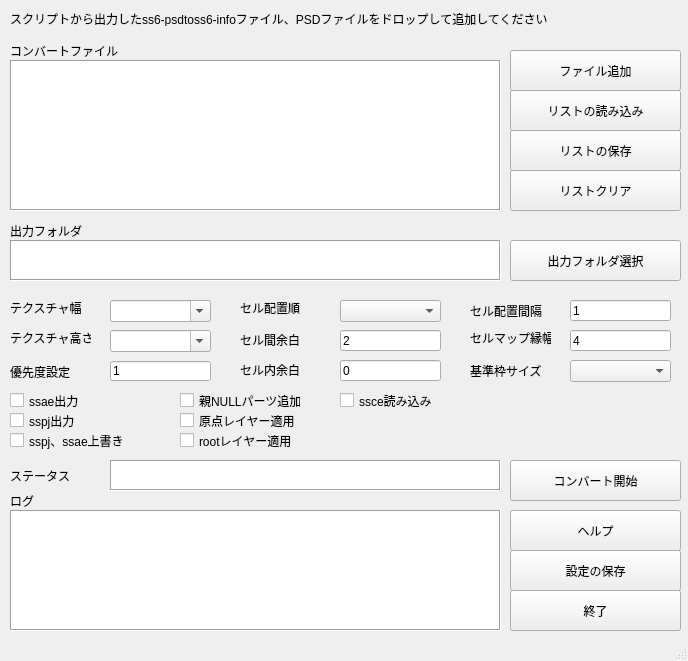
<?xml version="1.0" encoding="UTF-8"?>
<ui version="4.0">
 <class>MainWindow</class>
 <widget class="QMainWindow" name="MainWindow">
  <property name="geometry">
   <rect>
    <x>0</x>
    <y>0</y>
    <width>688</width>
    <height>661</height>
   </rect>
  </property>
  <property name="sizePolicy">
   <sizepolicy hsizetype="Fixed" vsizetype="Fixed">
    <horstretch>0</horstretch>
    <verstretch>0</verstretch>
   </sizepolicy>
  </property>
  <property name="windowTitle">
   <string>MainWindow</string>
  </property>
  <widget class="QWidget" name="centralWidget">
   <widget class="QTextBrowser" name="textBrowser_err">
    <property name="geometry">
     <rect>
      <x>10</x>
      <y>510</y>
      <width>491</width>
      <height>121</height>
     </rect>
    </property>
    <property name="font">
     <font>
      <family>ＭＳ ゴシック</family>
     </font>
    </property>
    <property name="frameShape">
     <enum>QFrame::Box</enum>
    </property>
   </widget>
   <widget class="QPushButton" name="pushButton_convert">
    <property name="geometry">
     <rect>
      <x>510</x>
      <y>460</y>
      <width>171</width>
      <height>41</height>
     </rect>
    </property>
    <property name="text">
     <string>コンバート開始</string>
    </property>
   </widget>
   <widget class="QPushButton" name="pushButton_exit">
    <property name="geometry">
     <rect>
      <x>510</x>
      <y>590</y>
      <width>171</width>
      <height>41</height>
     </rect>
    </property>
    <property name="text">
     <string>終了</string>
    </property>
   </widget>
   <widget class="QListWidget" name="listWidget">
    <property name="geometry">
     <rect>
      <x>10</x>
      <y>60</y>
      <width>491</width>
      <height>151</height>
     </rect>
    </property>
    <property name="font">
     <font>
      <weight>50</weight>
      <bold>false</bold>
     </font>
    </property>
    <property name="autoFillBackground">
     <bool>false</bool>
    </property>
    <property name="frameShape">
     <enum>QFrame::Box</enum>
    </property>
   </widget>
   <widget class="QComboBox" name="comboBox">
    <property name="geometry">
     <rect>
      <x>340</x>
      <y>300</y>
      <width>101</width>
      <height>22</height>
     </rect>
    </property>
    <property name="editable">
     <bool>false</bool>
    </property>
   </widget>
   <widget class="QLabel" name="label">
    <property name="geometry">
     <rect>
      <x>10</x>
      <y>300</y>
      <width>81</width>
      <height>16</height>
     </rect>
    </property>
    <property name="text">
     <string>テクスチャ幅</string>
    </property>
   </widget>
   <widget class="QLabel" name="label_8">
    <property name="geometry">
     <rect>
      <x>240</x>
      <y>300</y>
      <width>81</width>
      <height>16</height>
     </rect>
    </property>
    <property name="text">
     <string>セル配置順</string>
    </property>
   </widget>
   <widget class="QLineEdit" name="lineEdit_padding_shape">
    <property name="geometry">
     <rect>
      <x>340</x>
      <y>330</y>
      <width>101</width>
      <height>21</height>
     </rect>
    </property>
    <property name="text">
     <string>2</string>
    </property>
   </widget>
   <widget class="QLabel" name="label_4">
    <property name="geometry">
     <rect>
      <x>10</x>
      <y>10</y>
      <width>661</width>
      <height>16</height>
     </rect>
    </property>
    <property name="text">
     <string>&lt;html&gt;&lt;head/&gt;&lt;body&gt;&lt;p&gt;スクリプトから出力したss6-psdtoss6-infoファイル、PSDファイルをドロップして追加してください&lt;/p&gt;&lt;/body&gt;&lt;/html&gt;</string>
    </property>
   </widget>
   <widget class="QLabel" name="label_6">
    <property name="geometry">
     <rect>
      <x>10</x>
      <y>490</y>
      <width>111</width>
      <height>21</height>
     </rect>
    </property>
    <property name="text">
     <string>ログ</string>
    </property>
   </widget>
   <widget class="QTextBrowser" name="textBrowser_status">
    <property name="geometry">
     <rect>
      <x>110</x>
      <y>460</y>
      <width>391</width>
      <height>31</height>
     </rect>
    </property>
    <property name="frameShape">
     <enum>QFrame::Box</enum>
    </property>
   </widget>
   <widget class="QLabel" name="label_2">
    <property name="geometry">
     <rect>
      <x>10</x>
      <y>330</y>
      <width>81</width>
      <height>16</height>
     </rect>
    </property>
    <property name="text">
     <string>テクスチャ高さ</string>
    </property>
   </widget>
   <widget class="QLabel" name="label_7">
    <property name="geometry">
     <rect>
      <x>10</x>
      <y>30</y>
      <width>121</width>
      <height>41</height>
     </rect>
    </property>
    <property name="text">
     <string>コンバートファイル</string>
    </property>
   </widget>
   <widget class="QLabel" name="label_5">
    <property name="geometry">
     <rect>
      <x>10</x>
      <y>460</y>
      <width>121</width>
      <height>31</height>
     </rect>
    </property>
    <property name="text">
     <string>ステータス</string>
    </property>
   </widget>
   <widget class="QCheckBox" name="checkBox_ssae">
    <property name="geometry">
     <rect>
      <x>10</x>
      <y>390</y>
      <width>121</width>
      <height>21</height>
     </rect>
    </property>
    <property name="text">
     <string>ssae出力</string>
    </property>
   </widget>
   <widget class="QPushButton" name="pushButton_listclear">
    <property name="geometry">
     <rect>
      <x>510</x>
      <y>170</y>
      <width>171</width>
      <height>41</height>
     </rect>
    </property>
    <property name="text">
     <string>リストクリア</string>
    </property>
   </widget>
   <widget class="QLabel" name="label_3">
    <property name="geometry">
     <rect>
      <x>240</x>
      <y>330</y>
      <width>81</width>
      <height>20</height>
     </rect>
    </property>
    <property name="text">
     <string>セル間余白</string>
    </property>
   </widget>
   <widget class="QLabel" name="label_9">
    <property name="geometry">
     <rect>
      <x>10</x>
      <y>220</y>
      <width>101</width>
      <height>21</height>
     </rect>
    </property>
    <property name="frameShape">
     <enum>QFrame::NoFrame</enum>
    </property>
    <property name="text">
     <string>出力フォルダ</string>
    </property>
   </widget>
   <widget class="QPushButton" name="pushButton_output">
    <property name="geometry">
     <rect>
      <x>510</x>
      <y>240</y>
      <width>171</width>
      <height>41</height>
     </rect>
    </property>
    <property name="text">
     <string>出力フォルダ選択</string>
    </property>
   </widget>
   <widget class="QTextBrowser" name="textBrowser_output">
    <property name="geometry">
     <rect>
      <x>10</x>
      <y>240</y>
      <width>491</width>
      <height>41</height>
     </rect>
    </property>
    <property name="frameShape">
     <enum>QFrame::Box</enum>
    </property>
   </widget>
   <widget class="QCheckBox" name="checkBox_sspj">
    <property name="geometry">
     <rect>
      <x>10</x>
      <y>410</y>
      <width>121</width>
      <height>21</height>
     </rect>
    </property>
    <property name="text">
     <string>sspj出力</string>
    </property>
   </widget>
   <widget class="QComboBox" name="comboBox_w">
    <property name="geometry">
     <rect>
      <x>110</x>
      <y>300</y>
      <width>101</width>
      <height>22</height>
     </rect>
    </property>
    <property name="editable">
     <bool>true</bool>
    </property>
    <property name="currentText">
     <string/>
    </property>
   </widget>
   <widget class="QComboBox" name="comboBox_h">
    <property name="geometry">
     <rect>
      <x>110</x>
      <y>330</y>
      <width>101</width>
      <height>22</height>
     </rect>
    </property>
    <property name="editable">
     <bool>true</bool>
    </property>
    <property name="currentText">
     <string/>
    </property>
    <property name="modelColumn">
     <number>0</number>
    </property>
   </widget>
   <widget class="QLabel" name="label_11">
    <property name="geometry">
     <rect>
      <x>10</x>
      <y>361</y>
      <width>81</width>
      <height>21</height>
     </rect>
    </property>
    <property name="text">
     <string>優先度設定</string>
    </property>
   </widget>
   <widget class="QLineEdit" name="lineEdit_pri">
    <property name="geometry">
     <rect>
      <x>110</x>
      <y>361</y>
      <width>101</width>
      <height>20</height>
     </rect>
    </property>
    <property name="text">
     <string>1</string>
    </property>
   </widget>
   <widget class="QCheckBox" name="checkBox_addnull">
    <property name="geometry">
     <rect>
      <x>180</x>
      <y>390</y>
      <width>121</width>
      <height>21</height>
     </rect>
    </property>
    <property name="text">
     <string>親NULLパーツ追加</string>
    </property>
   </widget>
   <widget class="QCheckBox" name="checkBox_overwrite">
    <property name="geometry">
     <rect>
      <x>10</x>
      <y>430</y>
      <width>121</width>
      <height>21</height>
     </rect>
    </property>
    <property name="text">
     <string>sspj、ssae上書き</string>
    </property>
   </widget>
   <widget class="QCheckBox" name="checkBox_pivot">
    <property name="geometry">
     <rect>
      <x>180</x>
      <y>410</y>
      <width>121</width>
      <height>21</height>
     </rect>
    </property>
    <property name="text">
     <string>原点レイヤー適用</string>
    </property>
   </widget>
   <widget class="QPushButton" name="pushButton_listsave">
    <property name="geometry">
     <rect>
      <x>510</x>
      <y>130</y>
      <width>171</width>
      <height>41</height>
     </rect>
    </property>
    <property name="text">
     <string>リストの保存</string>
    </property>
   </widget>
   <widget class="QPushButton" name="pushButton_listload">
    <property name="geometry">
     <rect>
      <x>510</x>
      <y>90</y>
      <width>171</width>
      <height>41</height>
     </rect>
    </property>
    <property name="text">
     <string>リストの読み込み</string>
    </property>
   </widget>
   <widget class="QCheckBox" name="checkBox_root">
    <property name="geometry">
     <rect>
      <x>180</x>
      <y>430</y>
      <width>121</width>
      <height>21</height>
     </rect>
    </property>
    <property name="text">
     <string>rootレイヤー適用</string>
    </property>
   </widget>
   <widget class="QPushButton" name="pushButton_fileadd">
    <property name="geometry">
     <rect>
      <x>510</x>
      <y>50</y>
      <width>171</width>
      <height>41</height>
     </rect>
    </property>
    <property name="text">
     <string>ファイル追加</string>
    </property>
   </widget>
   <widget class="QCheckBox" name="checkBox_pivot_add">
    <property name="geometry">
     <rect>
      <x>340</x>
      <y>390</y>
      <width>121</width>
      <height>21</height>
     </rect>
    </property>
    <property name="text">
     <string>ssce読み込み</string>
    </property>
   </widget>
   <widget class="QLabel" name="label_10">
    <property name="geometry">
     <rect>
      <x>470</x>
      <y>300</y>
      <width>81</width>
      <height>21</height>
     </rect>
    </property>
    <property name="text">
     <string>セル配置間隔</string>
    </property>
   </widget>
   <widget class="QLineEdit" name="lineEdit_cell_padding">
    <property name="geometry">
     <rect>
      <x>570</x>
      <y>300</y>
      <width>101</width>
      <height>21</height>
     </rect>
    </property>
    <property name="text">
     <string>1</string>
    </property>
   </widget>
   <widget class="QPushButton" name="pushButton_settingsave">
    <property name="geometry">
     <rect>
      <x>510</x>
      <y>550</y>
      <width>171</width>
      <height>41</height>
     </rect>
    </property>
    <property name="text">
     <string>設定の保存</string>
    </property>
   </widget>
   <widget class="QLabel" name="label_12">
    <property name="geometry">
     <rect>
      <x>470</x>
      <y>330</y>
      <width>81</width>
      <height>16</height>
     </rect>
    </property>
    <property name="text">
     <string>セルマップ縁幅</string>
    </property>
   </widget>
   <widget class="QLineEdit" name="lineEdit_padding_border">
    <property name="geometry">
     <rect>
      <x>570</x>
      <y>330</y>
      <width>101</width>
      <height>21</height>
     </rect>
    </property>
    <property name="text">
     <string>4</string>
    </property>
   </widget>
   <widget class="QPushButton" name="pushButton_open_help">
    <property name="geometry">
     <rect>
      <x>510</x>
      <y>510</y>
      <width>171</width>
      <height>41</height>
     </rect>
    </property>
    <property name="text">
     <string>ヘルプ</string>
    </property>
   </widget>
   <widget class="QLabel" name="label_13">
    <property name="geometry">
     <rect>
      <x>470</x>
      <y>360</y>
      <width>81</width>
      <height>21</height>
     </rect>
    </property>
    <property name="text">
     <string>基準枠サイズ</string>
    </property>
   </widget>
   <widget class="QComboBox" name="comboBox_canvasSize">
    <property name="geometry">
     <rect>
      <x>570</x>
      <y>360</y>
      <width>101</width>
      <height>22</height>
     </rect>
    </property>
   </widget>
   <widget class="QLabel" name="label_14">
    <property name="geometry">
     <rect>
      <x>240</x>
      <y>360</y>
      <width>81</width>
      <height>20</height>
     </rect>
    </property>
    <property name="text">
     <string>セル内余白</string>
    </property>
   </widget>
   <widget class="QLineEdit" name="lineEdit_padding_inner">
    <property name="geometry">
     <rect>
      <x>340</x>
      <y>360</y>
      <width>101</width>
      <height>21</height>
     </rect>
    </property>
    <property name="text">
     <string>0</string>
    </property>
   </widget>
  </widget>
  <widget class="QStatusBar" name="statusBar"/>
 </widget>
 <layoutdefault spacing="6" margin="11"/>
 <tabstops>
  <tabstop>pushButton_fileadd</tabstop>
  <tabstop>pushButton_listload</tabstop>
  <tabstop>pushButton_listsave</tabstop>
  <tabstop>pushButton_listclear</tabstop>
  <tabstop>pushButton_output</tabstop>
  <tabstop>comboBox_w</tabstop>
  <tabstop>comboBox_h</tabstop>
  <tabstop>lineEdit_pri</tabstop>
  <tabstop>comboBox</tabstop>
  <tabstop>lineEdit_padding_shape</tabstop>
  <tabstop>lineEdit_padding_inner</tabstop>
  <tabstop>lineEdit_cell_padding</tabstop>
  <tabstop>lineEdit_padding_border</tabstop>
  <tabstop>comboBox_canvasSize</tabstop>
  <tabstop>checkBox_ssae</tabstop>
  <tabstop>checkBox_sspj</tabstop>
  <tabstop>checkBox_overwrite</tabstop>
  <tabstop>checkBox_addnull</tabstop>
  <tabstop>checkBox_pivot</tabstop>
  <tabstop>checkBox_root</tabstop>
  <tabstop>checkBox_pivot_add</tabstop>
  <tabstop>pushButton_convert</tabstop>
  <tabstop>pushButton_open_help</tabstop>
  <tabstop>pushButton_settingsave</tabstop>
  <tabstop>pushButton_exit</tabstop>
  <tabstop>listWidget</tabstop>
  <tabstop>textBrowser_output</tabstop>
  <tabstop>textBrowser_status</tabstop>
  <tabstop>textBrowser_err</tabstop>
 </tabstops>
 <resources/>
 <connections/>
</ui>
